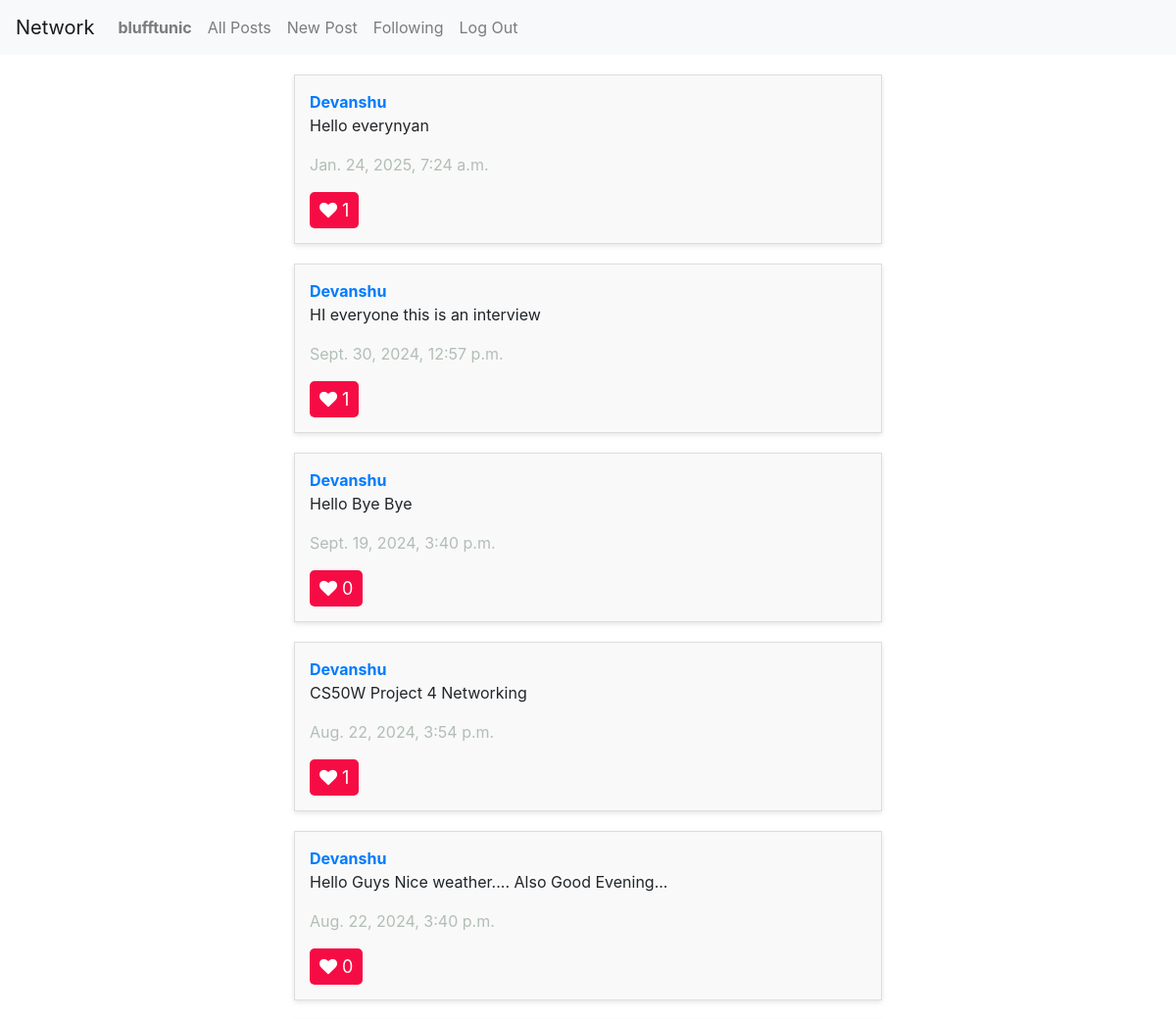
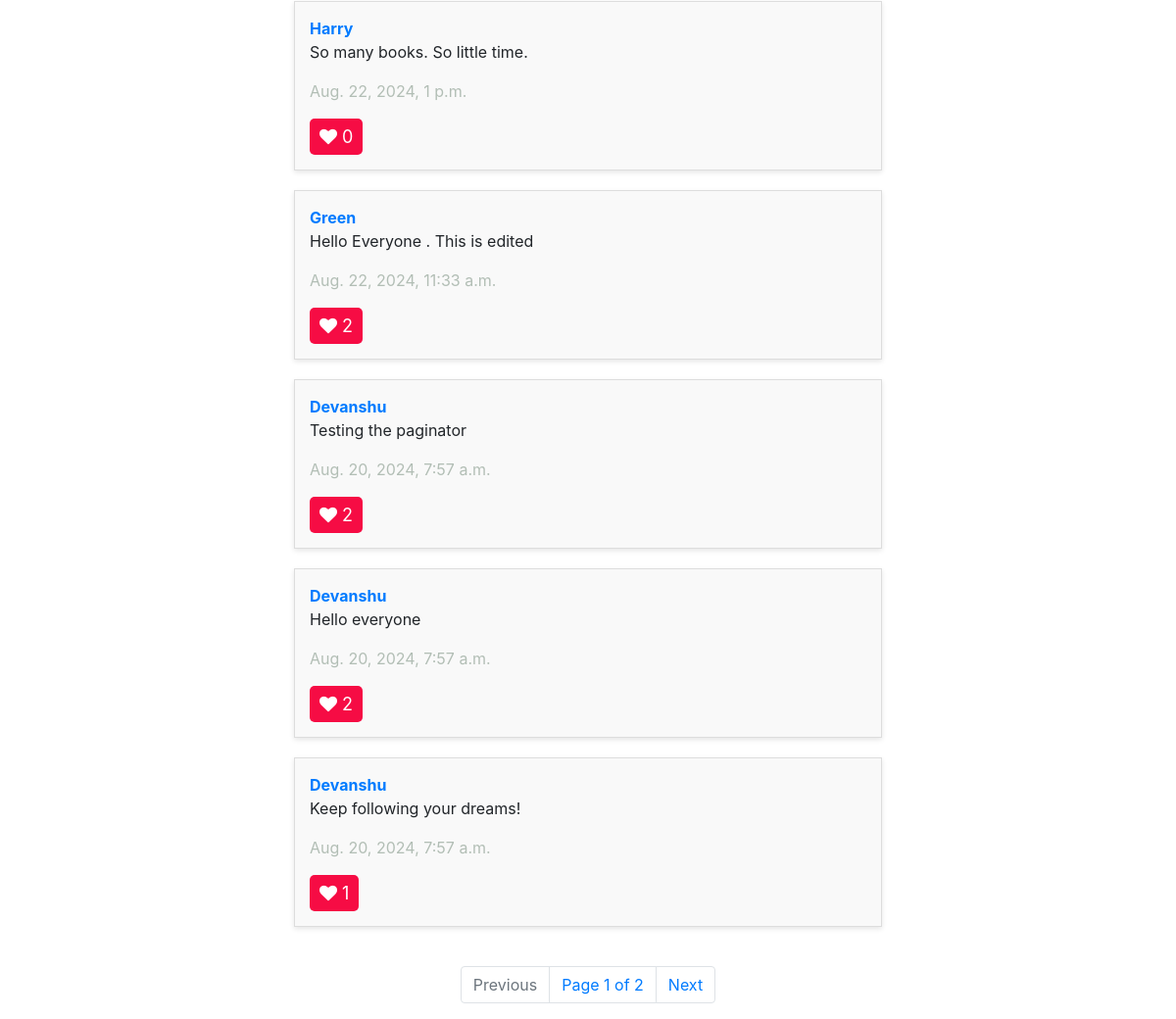
Screenshot of / (signed in) with the database file from the repository (2 pictures, top to bottom).
### network/models.py (models this page shows, shortened)
class User(AbstractUser):
    followers = models.IntegerField(blank=True, null=True, default=0)
    following = models.IntegerField(blank=True, null=True, default=0)

class Post(models.Model):
    user = models.ForeignKey(User, on_delete=models.CASCADE, related_name="userpost")
    text = models.TextField()
    likes = models.IntegerField(blank=True, null=True, default =0)
    timestamp = models.DateTimeField(auto_now_add=True)

### network/views.py (the view)
# urls.py: path("", views.index, name="index"),
def index(request):
    posts = Post.objects.all().order_by('-id')
    p = Paginator(posts, 10)
    page_number = request.GET.get('page')
    page_obj = p.get_page(page_number)
    try:
        page_obj = p.get_page(page_number)
    except PageNotAnInteger:
        page_obj = p.page(1)
    except EmptyPage:
        page_obj = p.page(p.num_pages)
    if isinstance(request.user, AnonymousUser):
        liked_post_ids = set()
    else:
        liked_posts = Like.objects.filter(user=request.user, like=True).values_list('post_id', flat=True)
        liked_post_ids = set(liked_posts)
    return render(request, "network/index.html", {
        "posts":page_obj,
        "page_obj":page_obj,
        "liked_post_ids":liked_post_ids
    })

### network/templates/network/index.html (shortened to what this page needs)
{% extends "network/layout.html" %}
{% load static %}
{% block body %}
    <div id="posts">
        {% for post in page_obj %}
            <div id="post">
                <a href="{% url 'profile_page' user_id=post.user.id %}" id="user"><strong>{{ post.user }}</strong></a>
                <br>
                <div class="editButton-{{ post.id }}" id="edit-text">
                    <p id = "postBody-{{ post.id }}">{{ post.text }}</p>
                </div>
                <p id="timestamp">{{ post.timestamp }}</p>
                <button id="like" data-post-id="{{ post.id }}" class="like-button {% if post.id in liked_post_ids %}liked{% endif %}">
                        <i class="fa fa-heart" style="font-size:18px" ></i>
                     <span class="count" id="like-count-{{ post.id }}">{{ post.likes }}</span>
                     </button>
            </div>
        {% endfor %}
    </div>
    <nav class="Page-navigation">
        <ul class="pagination">
            {% if page_obj.has_previous %}
                <li class="page-item">
                    <a class="page-link" href="?page={{ page_obj.previous_page_number }}" tabindex="-1">Previous</a>
                </li>
            {% else %}
                <li class="page-item disabled">
                    <a class="page-link" tabindex="-1" aria-disabled="true">Previous</a>
                </li>
            {% endif %}
            <li class="page-link">Page {{ page_obj.number }} of {{ page_obj.paginator.num_pages }}</li>
            {% if page_obj.has_next %}
                <li class="page-item">
                    <a class="page-link" href="?page={{ page_obj.next_page_number }}">Next</a>
                </li>
            {% else %}
                <li class="page-item disabled">
                    <a class="page-link" aria-disabled="true">Next</a>
                </li>
            {% endif %}
        </ul>
    </nav>
{% endblock %}

### network/templates/network/layout.html (shortened to what this page needs)
{% load static %}
<!DOCTYPE html>
<html lang="en">
    <head>
        <link rel="stylesheet" href="https://stackpath.bootstrapcdn.com/bootstrap/4.4.1/css/bootstrap.min.css">
        <link href="{% static 'network/styles.css' %}" rel="stylesheet">
        <link rel="stylesheet" href="https://cdnjs.cloudflare.com/ajax/libs/font-awesome/4.7.0/css/font-awesome.min.css">
    </head>
    <body>
        <nav class="navbar navbar-expand-lg navbar-light bg-light">
            <a class="navbar-brand" href="{% url 'index' %}">Network</a>
            <div>
              <ul class="navbar-nav mr-auto">
                {% if user.is_authenticated %}
                    <li class="nav-item">
                        <a class="nav-link" href="{% url 'profile_page' user_id=user.id %}"><strong>{{ user.username }}</strong></a>
                    </li>
                {% endif %}
                <li class="nav-item">
                  <a class="nav-link" href="{% url 'index' %}" id="allposts">All Posts</a>
                </li>
                {% if user.is_authenticated %}
                    <li class="nav-item">
                        <a class="nav-link" href="{% url 'new_post' %}" id="newpost">New Post</a>
                    </li>
                    <li class="nav-item">
                        <a class="nav-link" href="{% url 'following' %}">Following</a>
                    </li>
                    <li class="nav-item">
                        <a class="nav-link" href="{% url 'logout' %}">Log Out</a>
                    </li>
                {% endif %}
              </ul>
            </div>
          </nav>
        <div class="body">
            {% block body %}
            {% endblock %}
        </div>
    </body>
</html>

### network/static/network/styles.css (style rules this page uses)
body { background-image: url("https://images.pexels.com/photos/19670/pexels-photo.jpg?auto=compress&cs=tinysrgb&w=1260&h=750&dpr=2"); background-repeat: no-repeat; background-size: cover; background-position: center; }
#posts { display: flex; flex-direction: column; align-items: center; margin: 20px auto; width: 50%; }
#post { background-color: #f9f9f9; border: 1px solid #ddd; padding: 15px; margin-bottom: 20px; width: 100%; box-shadow: 0px 2px 5px rgba(0, 0, 0, 0.1); transition: transform 0.2s ease; }
#user { color: #007bff; text-decoration: none; }
#timestamp { color:#B2BEB5; }
.Page-navigation { display: flex; flex-direction: column; align-items: center; }
.like-button { border: none; padding-left:10px; padding-right:10px; padding-top:5px; padding-bottom:5px; background-color:#F60C44; color:white; font-size:18px; border-radius:5px; }
#edit-text { display: block; }

### rows the page displays
User: username "blufftunic"
Post: user "Devanshu", text "Hello everynyan", timestamp "Jan. 24, 2025, 7:24 a.m.", likes "1"
Post: user "Devanshu", text "HI everyone this is an interview", timestamp "Sept. 30, 2024, 12:57 p.m.", likes "1"
Post: user "Devanshu", text "Hello Bye Bye", timestamp "Sept. 19, 2024, 3:40 p.m.", likes "0"
Post: user "Devanshu", text "CS50W Project 4 Networking", timestamp "Aug. 22, 2024, 3:54 p.m.", likes "1"
Post: user "Devanshu", text "Hello Guys Nice weather.... Also Good Evening...", timestamp "Aug. 22, 2024, 3:40 p.m.", likes "0"
Post: user "Harry", text "So many books. So little time.", timestamp "Aug. 22, 2024, 1 p.m.", likes "0"
Post: user "Green", text "Hello Everyone . This is edited", timestamp "Aug. 22, 2024, 11:33 a.m.", likes "2"
Post: user "Devanshu", text "Testing the paginator", timestamp "Aug. 20, 2024, 7:57 a.m.", likes "2"
Post: user "Devanshu", text "Hello everyone", timestamp "Aug. 20, 2024, 7:57 a.m.", likes "2"
Post: user "Devanshu", text "Keep following your dreams!", timestamp "Aug. 20, 2024, 7:57 a.m.", likes "1"

### other values shown
{{ page_obj.number }} "1"
{{ page_obj.paginator.num_pages }} "2"
